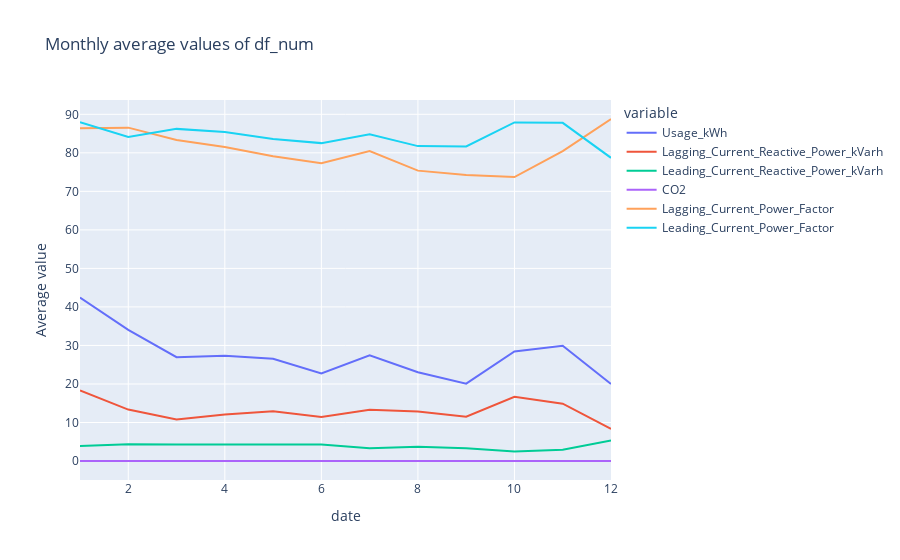

The notebook cell this image was saved under:
### Code cell
# plotly monthly average values against month of df_num
import plotly.express as px

df_temp = df_num.copy()

df_temp = df_temp.groupby(df_temp.index.month).mean()

px.line(df_temp, labels={'value':'Average value', 'index':'Month'}, title='Monthly average values of df_num')

### Figure 1 — Plotly figure (JSON) as saved in the notebook; plotly's stock layout.template omitted (floating-point values rounded to 4 significant figures)
{"data": [{"hovertemplate": "variable=Usage_kWh<br>date=%{x}<br>Average value=%{y}<extra></extra>", "legendgroup": "Usage_kWh", "line": {"color": "#636efa", "dash": "solid"}, "marker": {"symbol": "circle"}, "mode": "lines", "name": "Usage_kWh", "orientation": "v", "showlegend": true, "type": "scatter", "x": [1, 2, 3, 4, 5, 6, 7, 8, 9, 10, 11, 12], "xaxis": "x", "y": [42.42, 34.04, 26.96, 27.35, 26.57, 22.71, 27.44, 23.04, 20.1, 28.45, 29.94, 19.97], "yaxis": "y"}, {"hovertemplate": "variable=Lagging_Current_Reactive_Power_kVarh<br>date=%{x}<br>Average value=%{y}<extra></extra>", "legendgroup": "Lagging_Current_Reactive_Power_kVarh", "line": {"color": "#EF553B", "dash": "solid"}, "marker": {"symbol": "circle"}, "mode": "lines", "name": "Lagging_Current_Reactive_Power_kVarh", "orientation": "v", "showlegend": true, "type": "scatter", "x": [1, 2, 3, 4, 5, 6, 7, 8, 9, 10, 11, 12], "xaxis": "x", "y": [18.3, 13.35, 10.76, 12.06, 12.91, 11.42, 13.33, 12.84, 11.53, 16.67, 14.88, 8.33], "yaxis": "y"}, {"hovertemplate": "variable=Leading_Current_Reactive_Power_kVarh<br>date=%{x}<br>Average value=%{y}<extra></extra>", "legendgroup": "Leading_Current_Reactive_Power_kVarh", "line": {"color": "#00cc96", "dash": "solid"}, "marker": {"symbol": "circle"}, "mode": "lines", "name": "Leading_Current_Reactive_Power_kVarh", "orientation": "v", "showlegend": true, "type": "scatter", "x": [1, 2, 3, 4, 5, 6, 7, 8, 9, 10, 11, 12], "xaxis": "x", "y": [3.923, 4.361, 4.288, 4.198, 4.289, 4.301, 3.316, 3.733, 3.339, 2.497, 2.902, 5.326], "yaxis": "y"}, {"hovertemplate": "variable=CO2<br>date=%{x}<br>Average value=%{y}<extra></extra>", "legendgroup": "CO2", "line": {"color": "#ab63fa", "dash": "solid"}, "marker": {"symbol": "circle"}, "mode": "lines", "name": "CO2", "orientation": "v", "showlegend": true, "type": "scatter", "x": [1, 2, 3, 4, 5, 6, 7, 8, 9, 10, 11, 12], "xaxis": "x", "y": [0.01814, 0.0146, 0.0113, 0.01158, 0.01126, 0.00941, 0.01177, 0.009556, 0.008306, 0.01203, 0.01268, 0.007819], "yaxis": "y"}, {"hovertemplate": "variable=Lagging_Current_Power_Factor<br>date=%{x}<br>Average value=%{y}<extra></extra>", "legendgroup": "Lagging_Current_Power_Factor", "line": {"color": "#FFA15A", "dash": "solid"}, "marker": {"symbol": "circle"}, "mode": "lines", "name": "Lagging_Current_Power_Factor", "orientation": "v", "showlegend": true, "type": "scatter", "x": [1, 2, 3, 4, 5, 6, 7, 8, 9, 10, 11, 12], "xaxis": "x", "y": [86.36, 86.54, 83.35, 81.52, 79.13, 77.31, 80.46, 75.38, 74.22, 73.71, 80.47, 88.78], "yaxis": "y"}, {"hovertemplate": "variable=Leading_Current_Power_Factor<br>date=%{x}<br>Average value=%{y}<extra></extra>", "legendgroup": "Leading_Current_Power_Factor", "line": {"color": "#19d3f3", "dash": "solid"}, "marker": {"symbol": "circle"}, "mode": "lines", "name": "Leading_Current_Power_Factor", "orientation": "v", "showlegend": true, "type": "scatter", "x": [1, 2, 3, 4, 5, 6, 7, 8, 9, 10, 11, 12], "xaxis": "x", "y": [87.96, 84.12, 86.21, 85.39, 83.61, 82.52, 84.83, 81.75, 81.64, 87.89, 87.77, 78.7], "yaxis": "y"}], "layout": {"legend": {"title": {"text": "variable"}, "tracegroupgap": 0}, "title": {"text": "Monthly average values of df_num"}, "xaxis": {"anchor": "y", "domain": [0, 1], "title": {"text": "date"}}, "yaxis": {"anchor": "x", "domain": [0, 1], "title": {"text": "Average value"}}}}
